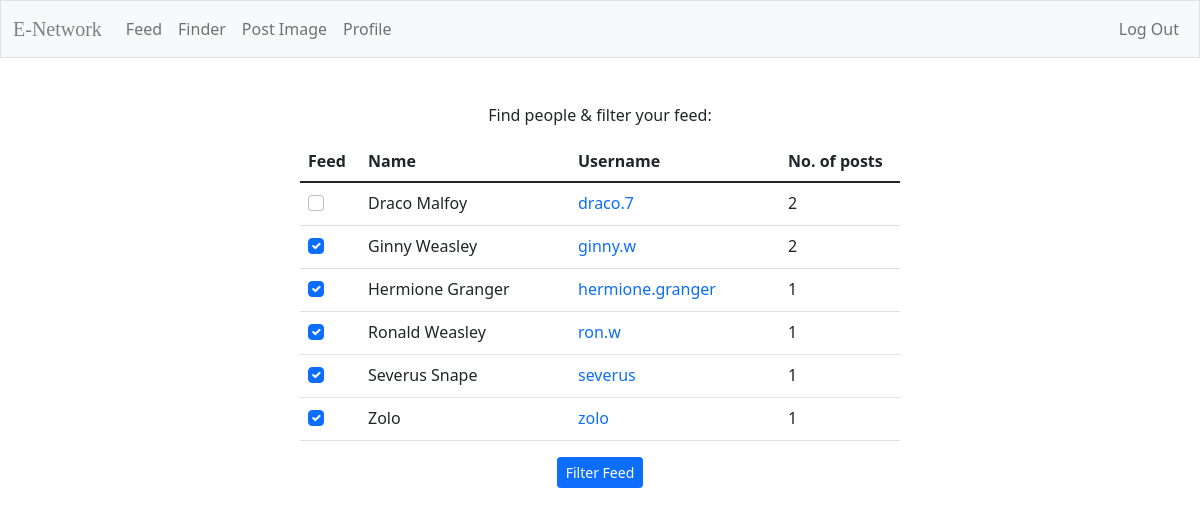
/finder (signed in), run on the app's committed database.
### tables this page shows
CREATE TABLE users (
    id INTEGER PRIMARY KEY AUTOINCREMENT,
    username TEXT NOT NULL UNIQUE,
    hash TEXT NOT NULL,
    img_count INTEGER NOT NULL DEFAULT 0
, name TEXT);

### app.py (the view)
@app.route("/finder")
@login_required
def finder():
    user_id = session["user_id"]
    try:
        users = db.execute(
            """
            SELECT id, name, username, img_count FROM users
            WHERE id != ?
            ORDER BY username
            """,
            user_id
        )
        selected_user_ids = db.execute(
            "SELECT selected_user_id FROM filter WHERE user_id = ?",
            user_id
        )
        selected_user_ids = [row["selected_user_id"] for row in selected_user_ids]
    except Exception:
        return "DB Error. Couldn't retrieve usernames / filters."
    return render_template("finder.html", users=users, selected_user_ids=selected_user_ids)

### app.py (called while the page is built)
@app.after_request
def after_request(response):
    response.headers["Cache-Control"] = "no-cache, no-store, must-revalidate"
    response.headers["Expires"] = 0
    response.headers["Pragma"] = "no-cache"
    return response

### helpers.py (called while the page is built)
def login_required(f):
    @wraps(f)
    def decorated_function(*args, **kwargs):
        if session.get("user_id") is None:
            return redirect("/login")
        return f(*args, **kwargs)
    return decorated_function

### templates/finder.html (shortened to what this page needs)
{% extends "layout.html" %}
{% block main %}
    <form action="{{ url_for('filter') }}" method="post">
        <h6>Find people & filter your feed:</h6>
    <div class="container-sm">
        <table class="table mx-auto" style="width: 600px;">
            <thead class="text-start">
                <tr>
                    <th scope="col" style="width: 10%;">Feed</th>
                    <th scope="col" style="width: 35%;">Name</th>
                    <th scope="col" style="width: 35%;">Username</th>
                    <th scope="col" style="width: 20%;">No. of posts</th>
                </tr>
            </thead>
            <tbody class="text-start">
                {% for user in users %}
                <tr>
                    <td style="width: 10%;">
                        <div class="form-check">
                            <input class="form-check-input"
                            type="checkbox"
                            name="user_ids"
                            value="{{ user.id }}"
                            {% if user.id in selected_user_ids %} checked {% endif %}>
                        </div>
                    </td>
                    <td style="width: 35%;">{{ user.name }}</td>
                    <td style="width: 35%;"><a style="text-decoration: none;" href="{{ url_for('public_profile', user_id=user.id) }}">{{ user.username }}</a></td>
                    <td style="width: 20%;">{{ user.img_count }}</td>
                </tr>
                {% endfor %}
            </tbody>
        </table>
        <div class="text-center">
            <button type="submit" class="btn btn-primary btn-sm">Filter Feed</button>
        </div>
    </div>
</form>
{% endblock %}

### templates/layout.html (shortened to what this page needs)
<!DOCTYPE html>
<html lang="en">
    <head>
        <link href="https://cdn.jsdelivr.net/npm/bootstrap@5.1.3/dist/css/bootstrap.min.css" rel="stylesheet">
        <link href="/static/styles.css" rel="stylesheet">
    </head>
    <body>
        <nav class="bg-light border navbar navbar-expand-md navbar-light">
            <div class="container-fluid">
                <a class="navbar-brand custom-brand" style="color: grey; font-family: Comic Sans MS;">E-Network</a>
                <div class="collapse navbar-collapse" id="navbar">
                    {% if session["user_id"] %}
                        <ul class="navbar-nav me-auto">
                            <li class="nav-item"><a class="nav-link" href="/">Feed</a></li>
                            <li class="nav-item"><a class="nav-link" href="/finder">Finder</a></li>
                            <li class="nav-item"><a class="nav-link" href="/posts">Post Image</a></li>
                            <li class="nav-item"><a class="nav-link" href="/profile">Profile</a></li>
                        </ul>
                        <ul class="navbar-nav ms-auto">
                            <li class="nav-item"><a id="logoutLink" class="nav-link" href="/logout">Log Out</a></li>
                        </ul>
                    {% else %}
                        <ul class="navbar-nav ms-auto">
                            <li class="nav-item"><a id="registerLink" class="nav-link" href="/register">Register</a></li>
                            <li class="nav-item"><a id="loginLink" class="nav-link" href="/login">Log In</a></li>
                        </ul>
                    {% endif %}
                </div>
            </div>
        </nav>
        <main class="container-fluid py-5 text-center">
            {% block main %}{% endblock %}
        </main>
    </body>
</html>

### static/styles.css (style rules this page uses)
html, body { -webkit-font-smoothing: antialiased; -moz-osx-font-smoothing: grayscale; }
h6 { margin-bottom: 16px; }

### data on the page
users: name "Draco Malfoy", username "draco.7", img_count "2"
users: user_ids "☑", name "Ginny Weasley", username "ginny.w", img_count "2"
users: user_ids "☑", name "Hermione Granger", username "hermione.granger", img_count "1"
users: user_ids "☑", name "Ronald Weasley", username "ron.w", img_count "1"
users: user_ids "☑", name "Severus Snape", username "severus", img_count "1"
users: user_ids "☑", name "Zolo", username "zolo", img_count "1"
